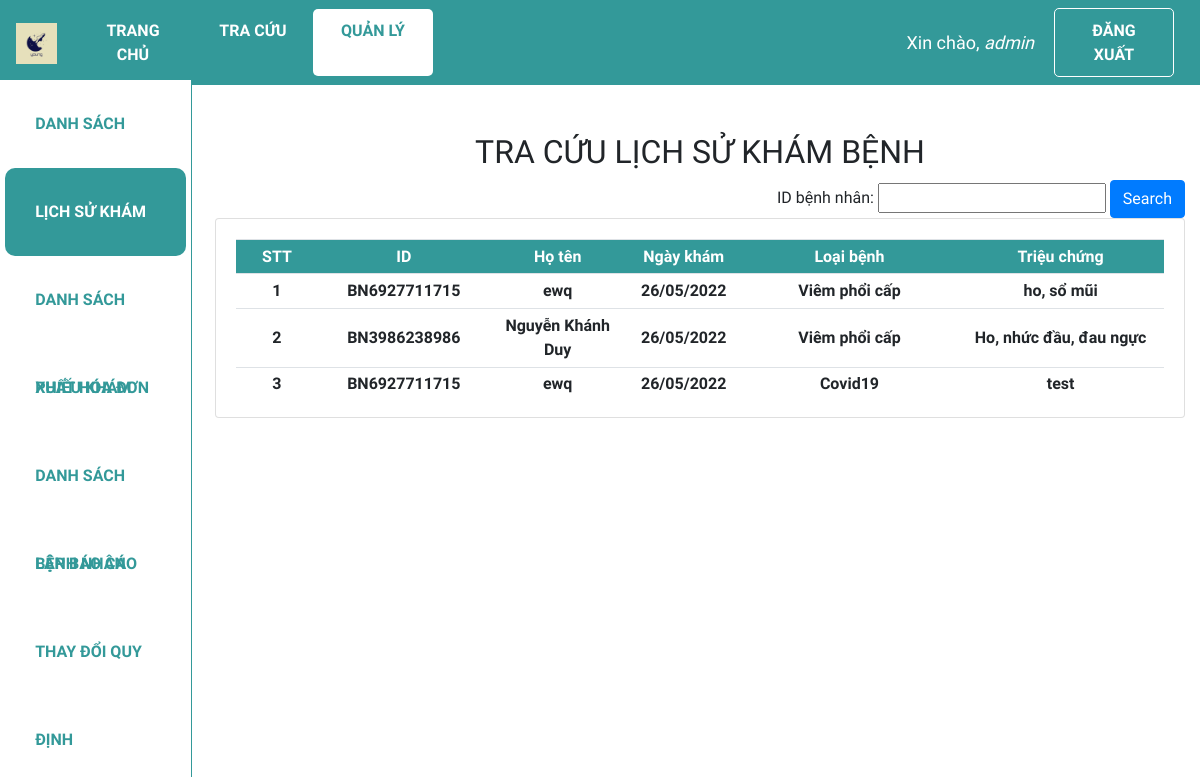
The app's page /lsk (signed in) with its own data.
### web_core/models.py (models this page shows, shortened)
class PHIEUKHAM(models.Model):
    id = ShortUUIDField(
        verbose_name = 'ID phiếu khám',
        length=10,
        max_length=40,
        prefix="PK",
        alphabet="0123456789",
        primary_key=True
    )
    id_benhnhan = models.ForeignKey(BENHNHAN, on_delete = models.CASCADE,verbose_name = 'ID bệnh nhân', null = True)
    ngay_kham = models.DateTimeField('Ngày khám', auto_now_add = True)
    trieu_chung = models.CharField('Triệu chứng', max_length = 100, blank = False)
    loai_benh = models.ForeignKey(DANHMUC, on_delete = models.CASCADE, limit_choices_to = {'loai':'Bệnh'}, related_name = 'benh',verbose_name = 'Loại bệnh',null = True)

class BENHNHAN(models.Model):
    GIOITINH = (
        ('Nam','Nam'),
        ('Nữ','Nữ'),
    )
    id = ShortUUIDField(
        verbose_name = 'ID bệnh nhân',
        length=10,
        max_length=40,
        prefix="BN",
        alphabet="0123456789",
        primary_key=True)
    ho_ten = models.CharField('Họ tên', max_length = 100)
    gioi_tinh = models.CharField('Giới tính', max_length = 3, choices = GIOITINH)
    ngay_sinh = models.DateField('Ngày sinh', default = '01/01/1990', null=True)
    dia_chi = models.CharField('Địa chỉ', max_length = 255, null = True)

class DANHMUC(models.Model):
    CATEGORIES = (
        ('Bệnh','Bệnh'),
        ('Thuốc','Thuốc'),
        ('Đơn vị','Đơn vị'),
        ('Cách dùng','Cách dùng'),
    )
    ten = models.CharField('Tên', max_length = 255, primary_key = True)
    loai = models.CharField('Loại', max_length = 20, choices = CATEGORIES)
    gia_tri = models.IntegerField('Giá trị', null = True, blank = True, validators = [MinValueValidator(0)])

### web_core/views.py (the view)
# urls.py: path('lsk',views.lsk, name='quanli_lsk'),
@login_required(login_url='login')
def lsk(request):
    lsk = PHIEUKHAM.objects.all().order_by('ngay_kham')
    enum_lsk = enumerate(lsk, start = 1)
    myFilter = LichSuKhamFilter()
    if request.GET.__contains__('ID'):
        myFilter = LichSuKhamFilter(request.GET,queryset=lsk)
        lsk = myFilter.qs
        enum_lsk = enumerate(lsk, start = 1)
    context ={'lsk': lsk, 'myFilter':myFilter, 'enum_lsk': enum_lsk}
    return render(request, 'web_core/lsk.html',context)

### web_core/templates/web_core/lsk.html (shortened to what this page needs)
{% extends 'web_core/main.html' %}
{% block content %}
<div class="row">
    <div class="col-md-2">
        {% include 'web_core/sidebar.html' %}
    </div>
    <div class="col-md-10">
        <h2 class="table-title" style>TRA CỨU LỊCH SỬ KHÁM BỆNH</h2>
        <div class="btn-text-right">
            <form method="get">
                {{myFilter.form}}
                <button class="btn btn-primary" type="submit">Search</button>
            </form>
        </div>
        <div class="card card-body">
            <table class='table table-sm'>
                <tr class="table-head">
                    <th class="small-content">STT</th>
                    <th class="small-content">ID</th>
                    <th class="mid-content">Họ tên</th>
                    <th class="small-content">Ngày khám</th>
                    <th class="small-content">Loại bệnh</th>
                    <th class="large-content">Triệu chứng</th>
                </tr>
                {% for index,lsk in enum_lsk %}
                <tr>
                    <th class="small-content">{{index}}</th>
                    <th class="mid-content">{{lsk.id_benhnhan.id}}</th>
                    <th class="small-content">{{lsk.id_benhnhan.ho_ten}}</th>
                    <th class="small-content">{{lsk.ngay_kham|date:"d/m/Y"}}</th>
                    <th class="large-content">{{lsk.loai_benh.ten}}</th>
                    <th class="large-content">{{lsk.trieu_chung}}</th>
                </tr>
                {% endfor %}
            </table>
        </div>
    </div>
</div>
{% endblock %}

### web_core/templates/web_core/navbar.html (shortened to what this page needs)
{% load static %}
<nav class="navbar navbar-expand-lg my-navbar">
    <a href="{% url 'home' %}">
        <img class="navbar-brand" alt="logo-brand" src="{% static 'images/favicon.png' %}" height="50"
            style="padding-bottom: 0.25rem" />
    </a>
    <div class="collapse navbar-collapse" id="navbarNavAltMarkup">
        {% with request.resolver_match.url_name as url_name %}
        <div class="navbar-nav">
            <a class="nav-item nav-link my-nav-item {% if url_name == 'home' %}my-nav-active{% endif %}"
                href="{% url 'home' %}">Trang chủ</a>
            <a class="nav-item nav-link my-nav-item {% if url_name == 'lsk_guest' %}my-nav-active{% endif %}"
                href="{% url 'lsk_guest' %}">Tra cứu</a>
            <a class="nav-item nav-link my-nav-item {% if 'quanli' in url_name %}my-nav-active{% endif %}"
                href="{% url 'quanli_dskb' %}">Quản lý</a>
        </div>
        {% endwith %}
    </div>
    {% with request.resolver_match.url_name as url_name %}
    {% if request.user.is_authenticated %}
    <span class="hello-msg">Xin chào, <span> {{request.user}} </span></span>
    <a class="nav-item nav-link my-nav-item my-btn" href="{% url 'logout' %}">Đăng xuất</a>
    {% else %}
    <a class="nav-item nav-link my-nav-item my-btn {% if url_name == 'login' %}my-nav-active{% endif %}"
        href="{% url 'login' %}">Đăng nhập</a>
    {% endif %}
    {% endwith %}
</nav>

### web_core/static/css/main.css (style rules this page uses)
* { font-family: 'Baloo 2', cursive; }
html, body { margin: 0; padding: 0; height: 100%; overflow-x: hidden; }

### web_core/templates/web_core/navbar.html (style rules this page uses)
.my-navbar { color: #fff; background-color: #399; }
.my-nav-item { color: #fff; font-weight: bold; padding: 0.6rem 1rem !important; text-transform: uppercase; border-radius: 5px; width: 120px; text-align: center; }
.my-nav-active, .my-nav-active:hover { color: #399; background-color: #fff; }
.my-btn { border: 1px solid #fff; margin-right: 10px; }
.hello-msg { font-size: 18px; color: #fff; margin-right: 20px; }
.hello-msg>span { font-style: italic; }

### web_core/templates/web_core/lsk.html (style rules this page uses)
.col-md-2 { padding: 0; }
.col-md-10 { margin-top: 3rem; }
.card-body { padding-bottom: 0rem; }
.table-title { text-align: center; }
.table td, .table th { vertical-align: middle; }
th { text-align: center; }
th.small-content { width: 150px; }
th.mid-content { width: 250px; }
th.large-content { width: 450px; }
.table-head { color: #ffff; background-color: #399; }
.btn-text-right { text-align: right; }

### records on screen
PHIEUKHAM: index "1", id_benhnhan.id "BN6927711715", id_benhnhan.ho_ten "ewq", ngay_kham "26/05/2022", loai_benh.ten "Viêm phổi cấp", trieu_chung "ho, sổ mũi"
PHIEUKHAM: index "2", id_benhnhan.id "BN3986238986", id_benhnhan.ho_ten "Nguyễn Khánh Duy", ngay_kham "26/05/2022", loai_benh.ten "Viêm phổi cấp", trieu_chung "Ho, nhức đầu, đau ngực"
PHIEUKHAM: index "3", id_benhnhan.id "BN6927711715", id_benhnhan.ho_ten "ewq", ngay_kham "26/05/2022", loai_benh.ten "Covid19", trieu_chung "test"

### other values on screen
{{ request.user }} "admin"
